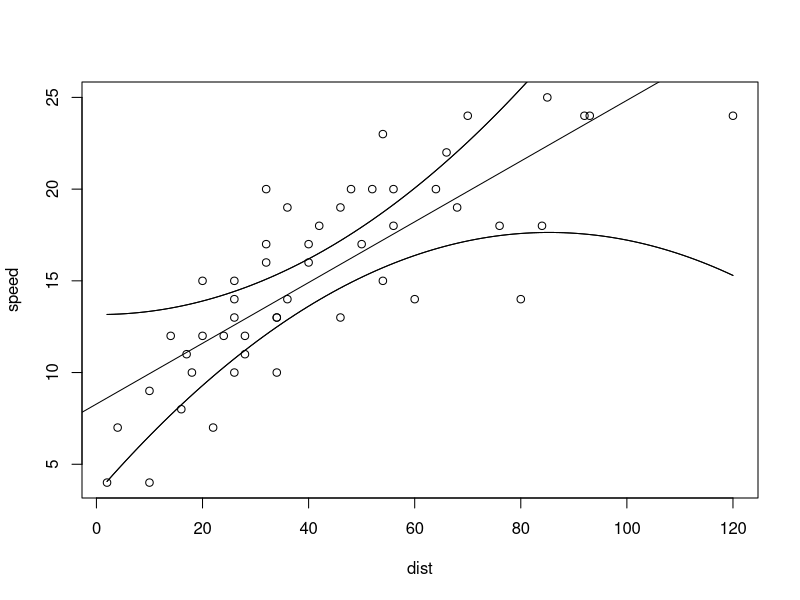

The R source for this figure:
## ---- chunk 1
# Create a confidence bands function:
confbands <- function(lmObject, xh=NULL, alpha=0.05){
  
  # Use some fancy code to get the data out of the lmObject
  # while knowing which variable was x and which was y.
  thecall <- strsplit(as.character(lmObject$call[2]), "~")
  yname <- gsub(" ", "", thecall[[1]][1])
  xname <- gsub(" ", "", thecall[[1]][2])
  theData <- lmObject$model
  theData <- theData[,c(yname,xname)]
  colnames(theData) <- c("Y","X")

  # Begin creating confidence bands  
  n <- nrow(theData)
  W2 <- 2*qf(1-alpha, 2, n-2)
  SSE <- sum( lmObject$res^2 )
  MSE <- SSE/(n-2)
  s2.Yhat.h <- function(xh){
    MSE*(1/n + (xh - mean(theData$X))^2/sum( (theData$X - mean(theData$X))^2 ))
  }
  b <- coef(lmObject)
  
  # Add upper bound to scatterplot
  curve(b[1]+b[2]*x + W2*s2.Yhat.h(x), add=TRUE)

  # Add lower bound to scatterplot
  curve((b[1]+b[2]*x) - W2*s2.Yhat.h(x), add=TRUE)
  
  if (!is.null(xh)){
    tmp <- c(b[1]+b[2]*xh - W2*s2.Yhat.h(xh), b[1]+b[2]*xh + W2*s2.Yhat.h(xh))
    names(tmp) <- c("Lower","Upper")
    tmp
  }
}
## ---- chunk 2
# Scatterplot and fitted regression line:
plot(speed ~ dist, data=cars)
cars.lm <- lm(speed ~ dist, data=cars)
abline(cars.lm)

# Add the confidence bands to the plot
confbands(cars.lm)

# Get the confidence bands value for some xh
confbands(cars.lm, xh=25)


